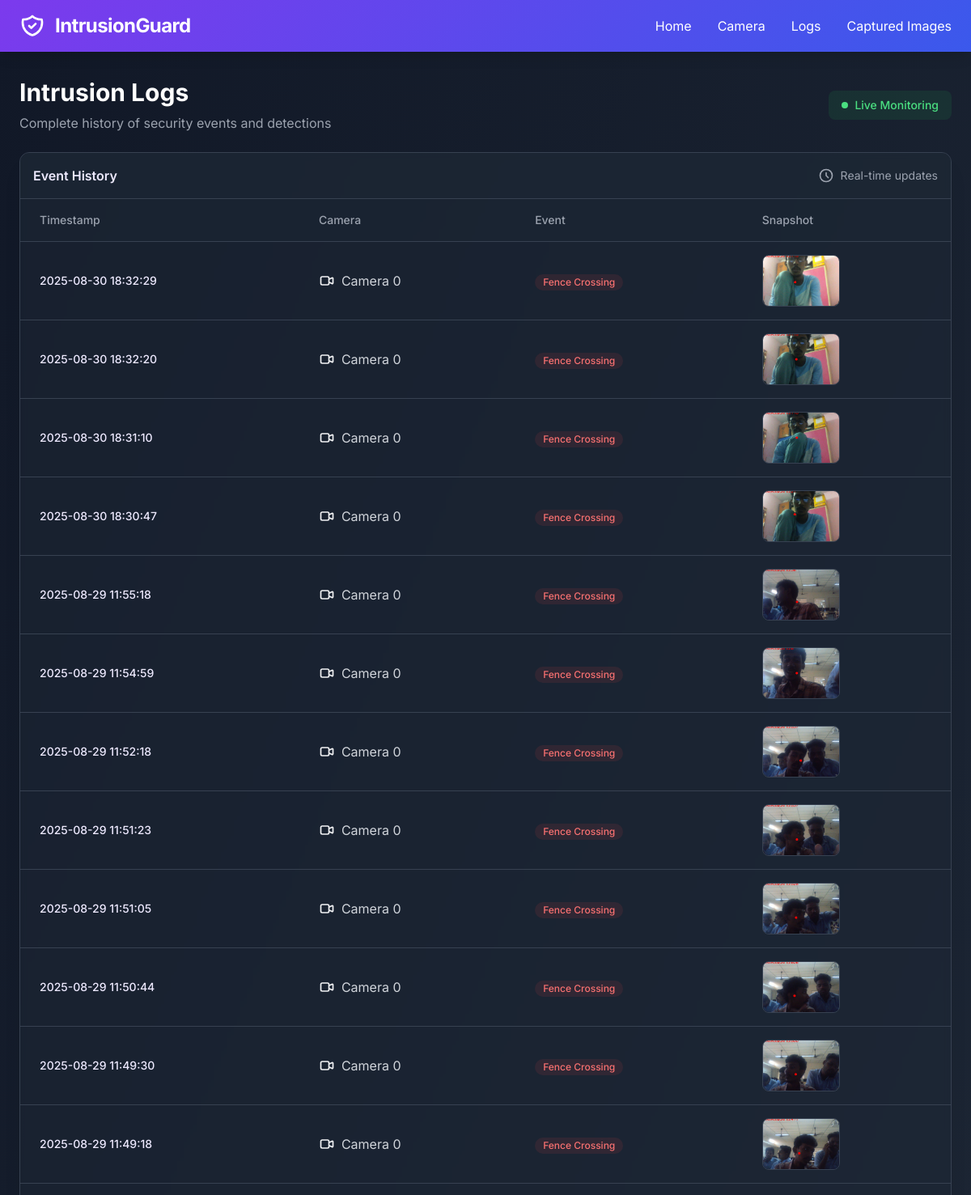
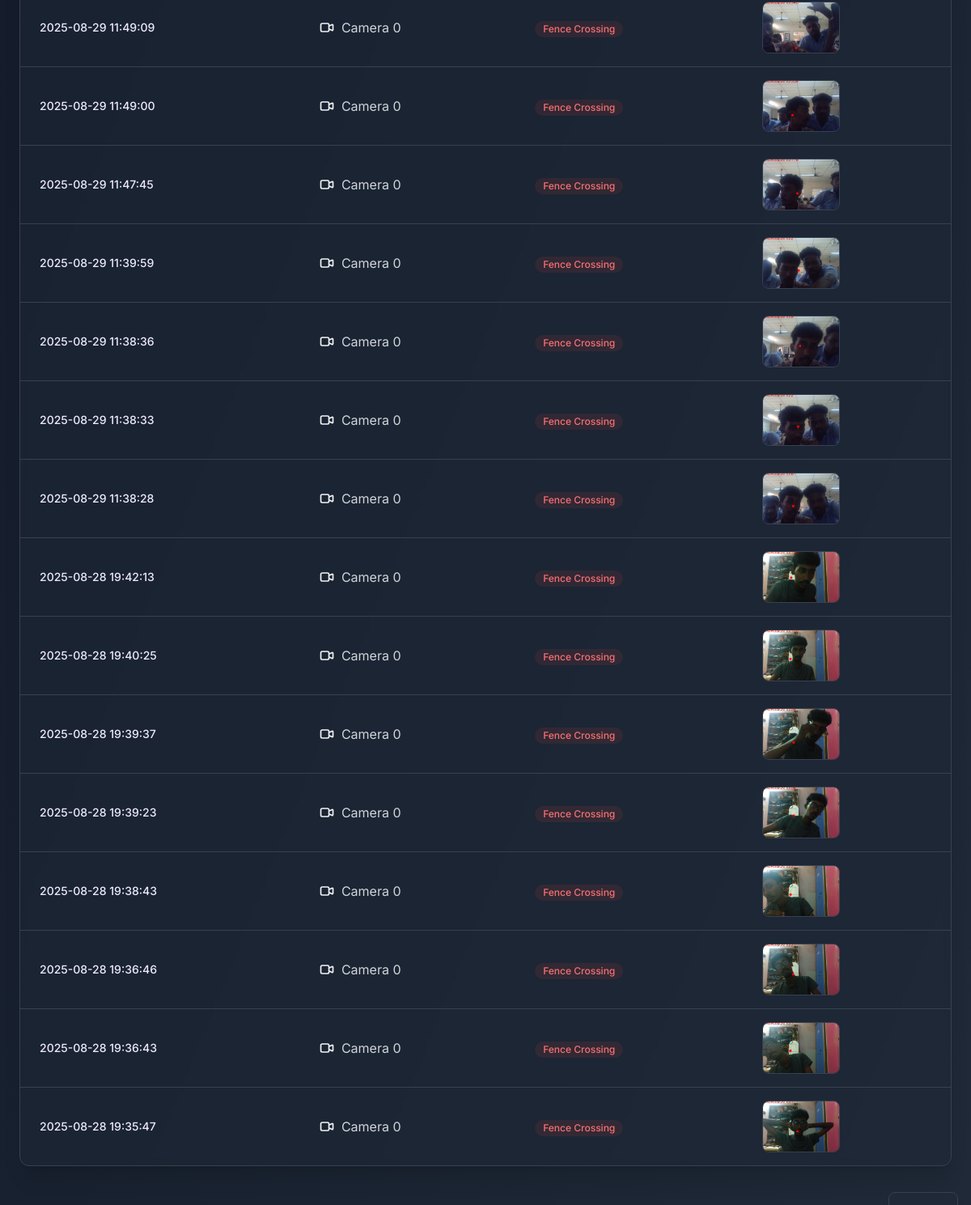
Page /logs on the committed database (2 pictures, top to bottom).
### models.py (models this page shows)
class FenceCrossEvent(db.Model):
    __tablename__ = 'fence_cross_events'
    id = db.Column(db.Integer, primary_key=True)
    cam_id = db.Column(db.String(50), nullable=False)
    timestamp = db.Column(db.DateTime, default=datetime.utcnow)
    image_path = db.Column(db.String(200), nullable=False)  # path to saved frame
    enhanced_image_path = db.Column(db.String(200), nullable=True)  # path to enhanced frame

### routes.py (the view)
@routes_bp.route('/logs')
def logs():
    local_tz = pytz.timezone('Asia/Kolkata')  # Change this to your local timezone
    with current_app.app_context():
        events = FenceCrossEvent.query.order_by(FenceCrossEvent.timestamp.desc()).all()
        for event in events:
            event.display_time = event.timestamp.replace(tzinfo=pytz.UTC).astimezone(local_tz)
    return render_template('logs.html', events=events)

### templates/logs.html (shortened to what this page needs)
{% extends "base.html" %}
{% block content %}
<div class="space-y-6">
  <div class="flex justify-between items-center">
    <div>
      <h1 class="text-3xl font-bold text-white mb-2">Intrusion Logs</h1>
      <p class="text-gray-400">Complete history of security events and detections</p>
    </div>
    <div class="flex items-center space-x-4">
      <div class="flex items-center space-x-2 bg-green-500/10 text-green-400 px-4 py-2 rounded-lg">
        <div class="w-2 h-2 bg-green-400 rounded-full animate-pulse"></div>
        <span class="text-sm font-medium">Live Monitoring</span>
      </div>
    </div>
  </div>
  <div class="bg-gray-800/50 backdrop-blur-sm border border-gray-700 rounded-xl overflow-hidden shadow-xl">
    <div class="p-4 border-b border-gray-700 bg-gray-800/50">
      <div class="flex items-center justify-between">
        <h2 class="font-semibold text-primary-100">Event History</h2>
        <div class="flex items-center space-x-2 text-gray-400">
          <svg class="w-5 h-5" fill="none" stroke="currentColor" viewBox="0 0 24 24">
            <path stroke-linecap="round" stroke-linejoin="round" stroke-width="2"
                  d="M12 8v4l3 3m6-3a9 9 0 11-18 0 9 9 0 0118 0z"/>
          </svg>
          <span class="text-sm">Real-time updates</span>
        </div>
      </div>
    </div>
    <div class="overflow-x-auto">
      <table class="w-full">
        <thead>
          <tr class="text-gray-400 text-sm border-b border-gray-700 bg-gray-800/30">
            <th class="px-6 py-4 text-left font-medium">Timestamp</th>
            <th class="px-6 py-4 text-left font-medium">Camera</th>
            <th class="px-6 py-4 text-left font-medium">Event</th>
            <th class="px-6 py-4 text-left font-medium">Snapshot</th>
          </tr>
        </thead>
        <tbody class="divide-y divide-gray-700">
          {% for event in events %}
          <tr class="hover:bg-gray-800/30 transition-colors duration-150">
            <td class="px-6 py-4">
              <div class="text-sm">
                <span class="font-medium text-primary-100">{{ event.display_time.strftime('%Y-%m-%d %H:%M:%S') }}</span>
              </div>
            </td>
            <td class="px-6 py-4">
              <div class="flex items-center space-x-2">
                <svg class="w-5 h-5 text-primary-400" fill="none" stroke="currentColor" viewBox="0 0 24 24">
                  <path stroke-linecap="round" stroke-linejoin="round" stroke-width="2"
                        d="M15 10l4.553-2.276A1 1 0 0121 8.618v6.764a1 1 0 01-1.447.894L15 14M5 18h8a2 2 0 002-2V8a2 2 0 00-2-2H5a2 2 0 00-2 2v8a2 2 0 002 2z"/>
                </svg>
                <span class="text-gray-300">Camera {{ event.cam_id }}</span>
              </div>
            </td>
            <td class="px-6 py-4">
              <span class="inline-flex items-center px-2.5 py-0.5 rounded-full text-xs font-medium bg-red-500/10 text-red-400">
                Fence Crossing
              </span>
            </td>
            <td class="px-6 py-4">
              {% if event.image_path %}
              <div class="relative group">
                <img src="{{ url_for('static', filename=event.image_path.replace('\\','/')) }}"
                     class="h-16 w-24 rounded-lg object-cover border border-gray-700 transition-transform hover:scale-105">
              </div>
              {% else %}
              <span class="text-gray-500">-</span>
              {% endif %}
    </td>
    </tr>
    {% endfor %}
    </tbody>
  </table>
</div>
{% endblock %}

### templates/base.html (shortened to what this page needs)
<!DOCTYPE html>
<html lang="en">
<head>
  <script src="https://cdn.tailwindcss.com"></script>
</head>
<body class="min-h-screen bg-gradient-to-br from-gray-900 to-gray-800 text-gray-100 font-sans">
  <nav class="gradient-bg text-white shadow-lg fixed w-full top-0 z-50">
    <div class="max-w-7xl mx-auto px-6">
      <div class="flex justify-between items-center h-16">
        <div class="flex items-center space-x-3">
          <h1 class="text-2xl font-bold tracking-tight">IntrusionGuard</h1>
        </div>
        <ul class="hidden md:flex space-x-8">
          <li><a href="{{ url_for('main.home') }}" class="nav-item hover:text-primary-100 transition-colors">Home</a></li>
          <li><a href="{{ url_for('main.camera') }}" class="nav-item hover:text-primary-100 transition-colors">Camera</a></li>
          <li><a href="{{ url_for('main.logs') }}" class="nav-item hover:text-primary-100 transition-colors">Logs</a></li>
          <li><a href="{{ url_for('main.saved_snaps') }}" class="nav-item hover:text-primary-100 transition-colors">Captured Images</a></li>
        </ul>
      </div>
    </div>
  </nav>
  <main class="max-w-7xl mx-auto px-6 pt-24 pb-12">
    {% block content %}{% endblock %}
  </main>
  <div id="toast" class="fixed bottom-4 right-4 transform translate-y-full transition-transform duration-300 z-50">
    <div class="bg-gray-800 text-white px-6 py-4 rounded-lg shadow-xl border border-gray-700">
    </div>
  </div>
</body>
</html>

### templates/base.html (style rules this page uses)
.gradient-bg { background: linear-gradient(-45deg, #6d28d9, #4f46e5, #2563eb, #7c3aed); background-size: 400% 400%; animation: gradient 15s ease infinite; }
.nav-item { position: relative; padding: 0.5rem 0; }
.nav-item::after { content: ''; position: absolute; width: 100%; height: 2px; bottom: 0; left: 0; background-color: #e0e7ff; transform: scaleX(0); transform-origin: bottom right; transition: transform 0.3s; }

### rows in the picture
FenceCrossEvent: display_time "2025-08-30 18:32:29", cam_id "0", image_path (picture)
FenceCrossEvent: display_time "2025-08-30 18:32:20", cam_id "0", image_path (picture)
FenceCrossEvent: display_time "2025-08-30 18:31:10", cam_id "0", image_path (picture)
FenceCrossEvent: display_time "2025-08-30 18:30:47", cam_id "0", image_path (picture)
FenceCrossEvent: display_time "2025-08-29 11:55:18", cam_id "0", image_path (picture)
FenceCrossEvent: display_time "2025-08-29 11:54:59", cam_id "0", image_path (picture)
FenceCrossEvent: display_time "2025-08-29 11:52:18", cam_id "0", image_path (picture)
FenceCrossEvent: display_time "2025-08-29 11:51:23", cam_id "0", image_path (picture)
FenceCrossEvent: display_time "2025-08-29 11:51:05", cam_id "0", image_path (picture)
FenceCrossEvent: display_time "2025-08-29 11:50:44", cam_id "0", image_path (picture)
FenceCrossEvent: display_time "2025-08-29 11:49:30", cam_id "0", image_path (picture)
FenceCrossEvent: display_time "2025-08-29 11:49:18", cam_id "0", image_path (picture)
FenceCrossEvent: display_time "2025-08-29 11:49:09", cam_id "0", image_path (picture)
FenceCrossEvent: display_time "2025-08-29 11:49:00", cam_id "0", image_path (picture)
FenceCrossEvent: display_time "2025-08-29 11:47:45", cam_id "0", image_path (picture)
FenceCrossEvent: display_time "2025-08-29 11:39:59", cam_id "0", image_path (picture)
FenceCrossEvent: display_time "2025-08-29 11:38:36", cam_id "0", image_path (picture)
FenceCrossEvent: display_time "2025-08-29 11:38:33", cam_id "0", image_path (picture)
FenceCrossEvent: display_time "2025-08-29 11:38:28", cam_id "0", image_path (picture)
FenceCrossEvent: display_time "2025-08-28 19:42:13", cam_id "0", image_path (picture)
FenceCrossEvent: display_time "2025-08-28 19:40:25", cam_id "0", image_path (picture)
FenceCrossEvent: display_time "2025-08-28 19:39:37", cam_id "0", image_path (picture)
FenceCrossEvent: display_time "2025-08-28 19:39:23", cam_id "0", image_path (picture)
FenceCrossEvent: display_time "2025-08-28 19:38:43", cam_id "0", image_path (picture)
FenceCrossEvent: display_time "2025-08-28 19:36:46", cam_id "0", image_path (picture)
FenceCrossEvent: display_time "2025-08-28 19:36:43", cam_id "0", image_path (picture)
FenceCrossEvent: display_time "2025-08-28 19:35:47", cam_id "0", image_path (picture)
